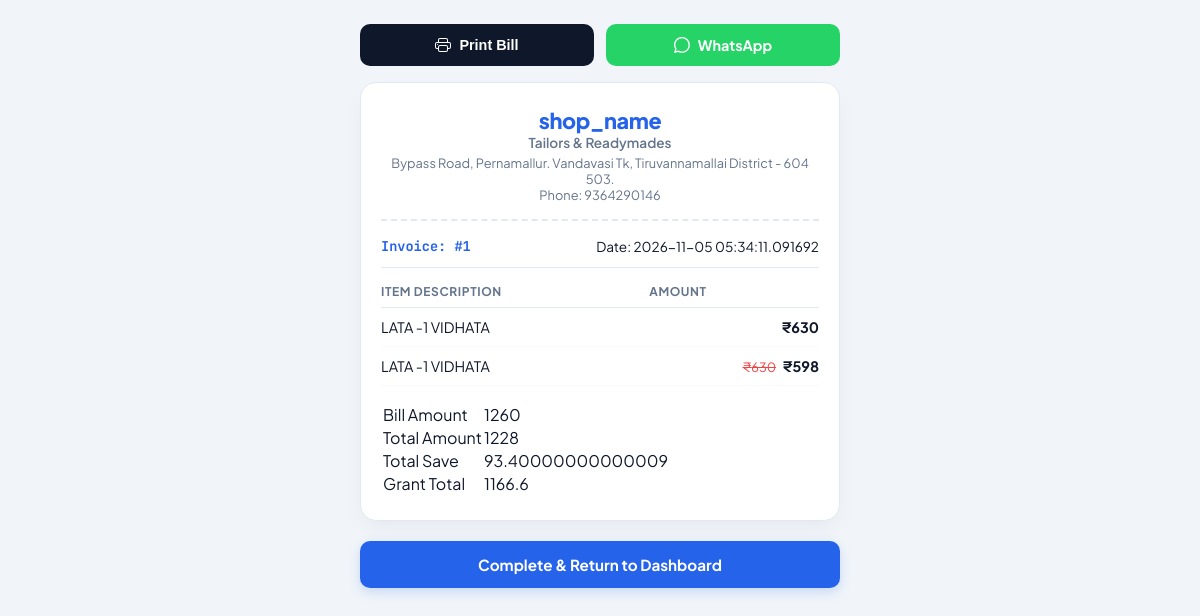
The page /bill_show_page/1 on the database its author committed.
### models.py (models this page shows, shortened)
class ShopDealer(UserMixin,db.Model) :
    id = db.Column(db.Integer, primary_key=True)
    shop_username = db.Column(db.String(150), unique=True, nullable=False)
    password = db.Column(db.String(150), nullable=False)
    shop_name = db.Column(db.String(150),nullable=False)
    shop_title = db.Column(db.String(150),nullable=False)
    shop_location = db.Column(db.String(150),nullable=False)
    shop_phone_number = db.Column(db.String(10),nullable=False)
    shop_gst_number = db.Column(db.String(15),default=None)

class Billing(db.Model) :
    id = db.Column(db.Integer,primary_key=True)
    customer_no = db.Column(db.String(10))
    customer_name = db.Column(db.String(100))
    customer_address = db.Column(db.String(100), nullable=True)
    billing_amount = db.Column(db.Integer)
    grant_total = db.Column(db.Integer)
    applies_discount_amount = db.Column(db.Integer, default=0)
    overall_discount_amount = db.Column(
        db.Integer,
        db.Computed("billing_amount - applies_discount_amount")
    )
    total_quantity = db.Column(db.Integer)
    billing_date = db.Column(db.DateTime, default=datetime.utcnow)
    billing_products = db.relationship('SelledProduct', backref='billing', lazy=True)

class Product(db.Model) :
    id = db.Column(db.Integer,primary_key=True)
    billing_id = db.Column(db.Integer, db.ForeignKey('billing.id'), nullable=True)
    product_name = db.Column(db.String(100))
    product_id = db.Column(db.String(100), nullable=True)
    product_selling_amount = db.Column(db.Integer)
    product_raw_amount = db.Column(db.Integer,nullable=True)
    backup_product_selling_amount = db.Column(db.Integer, nullable=True,default=None)  # New field to store the original selling amount for discount restoration
    backup_product_raw_amount = db.Column(db.Integer, default=None,nullable=True)  # New field to store the original raw amount for discount restoration
    discount = db.Column(db.Integer,nullable=True)
    product_location = db.Column(db.String(100),nullable=True,default=None)
    product_entry_date = db.Column(db.String(100),nullable=True)
    product_exit_date = db.Column(db.DateTime, default=None,nullable=True)
    customer_phone_number = db.Column(db.String(10), db.ForeignKey('customer.customer_phone_number'), default=None, nullable=True)
    status = db.Column(db.String(20), default='active')  # active, sold, expired, etc.

### app.py (the view)
@app.route('/bill_show_page/<int:billing_id>')
def bill_show_page(billing_id):
    billing = Billing.query.get_or_404(billing_id)
    selled = SelledProduct.query.filter_by(billing_id=billing_id)
    shop = ShopDealer.query.all()
    products = Product.query.filter_by(billing_id=billing_id)
    return render_template('bill_show_page.html', billing=billing,selled=selled,shop=shop,products=products)

### templates/bill_show_page.html (shortened to what this page needs)
<!DOCTYPE html>
<html lang="en">
<head>
</head>
<body>
    <div class="container">
        <div class="action-panel">
            <button class="btn print-btn" onclick="window.print()">
                Print Bill
            </button>
            <a href="/whatsapp_bill/{{ billing.id }}" class="btn whatsapp-btn">
                WhatsApp
            </a>
        </div>
        <div class="receipt-card">
            <header class="shop-header">
                {% for s in shop %}
                <h1 class="shop-name">{{ s.shop_name }}</h1>
                <p class="shop-title">{{ s.shop_title }}</p>
                <p class="shop-details">{{ s.shop_location }}</p>
                <p class="shop-details">Phone: {{ s.shop_phone_number }}</p>
                {% endfor %}
            </header>
            <div class="invoice-meta">
                <div class="meta-group">
                    <span class="invoice-id">Invoice: #{{ billing.id }}</span>
                </div>
                <div class="meta-group text-right">
                    <span>Date: {{ billing.billing_date }}</span>
                </div>
            </div>
            <table class="items-table">
                <thead>
                    <tr>
                        <th>Item Description</th>
                        <th class="text-right">Amount</th>
                    </tr>
                </thead>
                <tbody>
                    {% for p in products %}
                    <tr>
                        <td>{{ p.product_name }}</td>
                        <td class="text-right">
                            {% if p.backup_product_selling_amount == p.product_selling_amount %}
                            <span class="price-current">₹{{ p.backup_product_selling_amount }}</span>
                            {% else %}
                            <span class="price-strike">₹{{ p.backup_product_selling_amount }}</span>
                            <span class="price-current">₹{{ p.product_selling_amount }}</span>
                            {% endif %}
                        </td>
                    </tr>
                    {% endfor %}
                </tbody>
            </table>
            <table>
                <tr>
                    <td>Bill Amount</td>
                    <td>{{ billing.billing_amount }}</td>
                </tr>
                <tr>
                    <td>Total Amount</td>
                    <td>{{ billing.applies_discount_amount }}</td>
                </tr>
                <tr>
                    <td>Total Save</td>
                    <td>{{ billing.billing_amount-billing.grant_total }}</td>
                </tr>
                <tr>
                    <td>Grant Total</td>
                    <td>{{ billing.grant_total }}</td>
                </tr>
            </table>
        </div>
        <div class="nav-actions">
            <a href="/shop_dashboard" class="btn complete-btn">Complete & Return to Dashboard</a>
        </div>
    </div>
</body>
</html>

### templates/bill_show_page.html (style rules this page uses)
:root { --bg-color: #f1f5f9; --card-bg: #ffffff; --text-main: #0f172a; --text-muted: #64748b; --border-color: #e2e8f0; --primary: #2563eb; --whatsapp-green: #25d366; --whatsapp-dark: #128c7e; --shadow: 0 10px 25px -5px rgba(0, 0, 0, 0.05), 0 8px 10px -6px rgba(0, 0, 0, 0.01); --radius: 16px; }
* { box-sizing: border-box; margin: 0; padding: 0; }
body { font-family: 'Plus Jakarta Sans', sans-serif; background-color: var(--bg-color); color: var(--text-main); padding: 24px 16px; display: flex; justify-content: center; align-items: flex-start; min-height: 100vh; }
.container { width: 100%; max-width: 480px; display: flex; flex-direction: column; gap: 16px; }
.action-panel { display: flex; gap: 12px; }
.btn { flex: 1; display: inline-flex; align-items: center; justify-content: center; gap: 8px; padding: 12px 16px; border-radius: 10px; font-weight: 700; font-size: 0.9rem; text-decoration: none; cursor: pointer; border: none; transition: transform 0.15s ease, opacity 0.15s ease; }
.print-btn { background-color: var(--text-main); color: #ffffff; }
.whatsapp-btn { background-color: var(--whatsapp-green); color: #ffffff; }
.receipt-card { background: var(--card-bg); border-radius: var(--radius); padding: 24px 20px; box-shadow: var(--shadow); border: 1px solid var(--border-color); position: relative; }
.shop-header { text-align: center; padding-bottom: 16px; border-bottom: 2px dashed var(--border-color); margin-bottom: 16px; }
.shop-name { font-size: 1.35rem; font-weight: 800; color: var(--primary); letter-spacing: -0.02em; }
.shop-title { font-size: 0.85rem; font-weight: 600; color: var(--text-muted); margin-bottom: 4px; }
.shop-details { font-size: 0.8rem; color: var(--text-muted); }
.invoice-meta { display: flex; justify-content: space-between; align-items: center; font-size: 0.85rem; margin-bottom: 16px; padding-bottom: 12px; border-bottom: 1px solid var(--border-color); }
.invoice-id { font-family: 'JetBrains Mono', monospace; font-weight: 700; color: var(--primary); }
.text-right { text-align: right; }
.items-table { width: 100%; border-collapse: collapse; margin-bottom: 16px; }
.items-table th { font-size: 0.75rem; text-transform: uppercase; letter-spacing: 0.05em; color: var(--text-muted); padding-bottom: 8px; border-bottom: 1px solid var(--border-color); text-align: left; }
.items-table td { padding: 10px 0; font-size: 0.9rem; border-bottom: 1px solid #f8fafc; }
.price-strike { text-decoration: line-through; color: #ef4444; font-size: 0.8rem; margin-right: 4px; }
.price-current { font-weight: 700; }
.nav-actions { margin-top: 4px; }
.complete-btn { width: 100%; background-color: var(--primary); color: #ffffff; padding: 14px; font-size: 0.95rem; box-shadow: 0 4px 12px rgba(37, 99, 235, 0.2); }

### rows shown on the page
ShopDealer: shop_name "shop_name", shop_title "Tailors & Readymades", shop_location "Bypass Road, Pernamallur. Vandavasi Tk, Tiruvannamallai District - 604 503.", shop_phone_number "9364290146"
Billing: id "1", billing_date "2026-11-05 05:34:11.091692", billing_amount "1260", applies_discount_amount "1228", billing.billing_amount-billing.grant_total "93.40000000000009", grant_total "1166.6"
Product: product_name "LATA -1 VIDHATA", backup_product_selling_amount "630"
Product: product_name "LATA -1 VIDHATA", backup_product_selling_amount "630", product_selling_amount "598"
